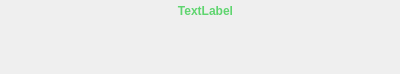
<?xml version="1.0" encoding="UTF-8"?>
<ui version="4.0">
 <class>voiceDialog</class>
 <widget class="QDialog" name="voiceDialog">
  <property name="geometry">
   <rect>
    <x>0</x>
    <y>0</y>
    <width>400</width>
    <height>74</height>
   </rect>
  </property>
  <property name="windowTitle">
   <string>Voice Chat</string>
  </property>
  <widget class="QPushButton" name="connectVoice">
   <property name="geometry">
    <rect>
     <x>180</x>
     <y>20</y>
     <width>51</width>
     <height>41</height>
    </rect>
   </property>
   <property name="styleSheet">
    <string notr="true">background: none;
border: none;</string>
   </property>
   <property name="text">
    <string/>
   </property>
   <property name="flat">
    <bool>true</bool>
   </property>
  </widget>
  <widget class="QLabel" name="client">
   <property name="geometry">
    <rect>
     <x>10</x>
     <y>0</y>
     <width>391</width>
     <height>21</height>
    </rect>
   </property>
   <property name="styleSheet">
    <string notr="true">color: #5fd56f;
font-weight: bold;
</string>
   </property>
   <property name="text">
    <string>TextLabel</string>
   </property>
   <property name="alignment">
    <set>Qt::AlignCenter</set>
   </property>
  </widget>
 </widget>
 <resources/>
 <connections/>
</ui>
